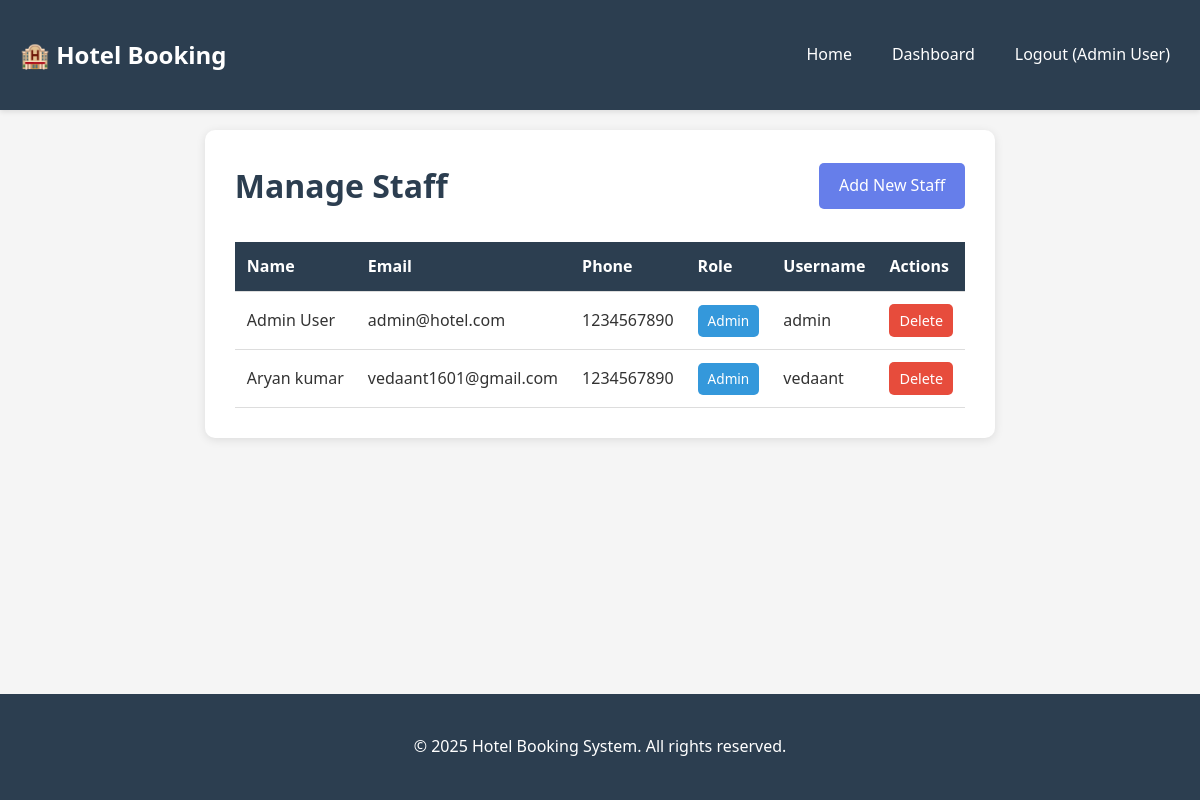
Screenshot of /admin/staff (signed in) with the database file from the repository.
### tables this page shows
CREATE TABLE staff (
    staff_id INTEGER PRIMARY KEY AUTOINCREMENT,
    first_name VARCHAR(100) NOT NULL,
    last_name VARCHAR(100) NOT NULL,
    email VARCHAR(255) UNIQUE NOT NULL,
    phone VARCHAR(20) NOT NULL,
    role VARCHAR(50) NOT NULL CHECK(role IN ('admin', 'manager', 'receptionist', 'housekeeping')),
    username VARCHAR(50) UNIQUE NOT NULL,
    password_hash VARCHAR(255) NOT NULL,
    created_at TIMESTAMP DEFAULT CURRENT_TIMESTAMP
);

### app.py (the view)
@app.route('/admin/staff')
@db.admin_required
def admin_staff():
    conn = db.get_db()
    staff_members = conn.execute('SELECT * FROM staff ORDER BY role, last_name').fetchall()
    conn.close()
    return render_template('admin/staff.html', staff=staff_members)

### database.py (called while the page is built)
def get_db():
    conn = sqlite3.connect(DATABASE)
    conn.row_factory = sqlite3.Row
    return conn

def login_required(f):
    @wraps(f)
    def decorated_function(*args, **kwargs):
        if 'user_id' not in session:
            return redirect(url_for('login'))
        return f(*args, **kwargs)
    return decorated_function

def admin_required(f):
    @wraps(f)
    @login_required
    def decorated_function(*args, **kwargs):
        if session.get('role') != 'admin':
            return redirect(url_for('index'))
        return f(*args, **kwargs)
    return decorated_function

### templates/admin/staff.html (shortened to what this page needs)
{% extends "base.html" %}
{% block content %}
<div class="admin-page">
    <div class="page-header">
        <h1>Manage Staff</h1>
        <a href="{{ url_for('add_staff') }}" class="btn btn-primary">Add New Staff</a>
    </div>
    <table class="data-table">
        <thead>
            <tr>
                <th>Name</th>
                <th>Email</th>
                <th>Phone</th>
                <th>Role</th>
                <th>Username</th>
                <th>Actions</th>
            </tr>
        </thead>
        <tbody>
            {% for member in staff %}
            <tr>
                <td>{{ member.first_name }} {{ member.last_name }}</td>
                <td>{{ member.email }}</td>
                <td>{{ member.phone }}</td>
                <td><span class="role-badge">{{ member.role|title }}</span></td>
                <td>{{ member.username }}</td>
                <td>
                    <a href="{{ url_for('delete_staff', staff_id=member.staff_id) }}"
                       class="btn btn-sm btn-danger"
                       onclick="return confirm('Are you sure you want to delete this staff member?')">Delete</a>
                </td>
            </tr>
            {% endfor %}
        </tbody>
    </table>
</div>
{% endblock %}

### templates/base.html (shortened to what this page needs)
<!DOCTYPE html>
<html lang="en">
<head>
    <link rel="stylesheet" href="{{ url_for('static', filename='css/style.css') }}">
</head>
<body>
    <nav class="navbar">
        <div class="container">
            <div class="nav-brand">
                <a href="{{ url_for('index') }}">🏨 Hotel Booking</a>
            </div>
            <div class="nav-links">
                <a href="{{ url_for('index') }}">Home</a>
                {% if session.user_id %}
                    <a href="{{ url_for('admin_dashboard') }}">Dashboard</a>
                    <a href="{{ url_for('logout') }}">Logout ({{ session.name }})</a>
                {% else %}
                    <a href="{{ url_for('login') }}">Admin Login</a>
                {% endif %}
            </div>
        </div>
    </nav>
    <div class="container">
        {% block content %}{% endblock %}
    </div>
    <footer class="footer">
        <div class="container">
            <p>&copy; 2025 Hotel Booking System. All rights reserved.</p>
        </div>
    </footer>
</body>
</html>

### static/css/style.css (style rules this page uses)
* { margin: 0; padding: 0; box-sizing: border-box; }
body { font-family: 'Segoe UI', Tahoma, Geneva, Verdana, sans-serif; line-height: 1.6; color: #333; background-color: #f5f5f5; min-height: 100vh; display: flex; flex-direction: column; }
.container { max-width: 1200px; margin: 0 auto; padding: 20px; flex: 1; }
.navbar { background-color: #2c3e50; color: white; padding: 1rem 0; box-shadow: 0 2px 5px rgba(0,0,0,0.1); }
.navbar .container { display: flex; justify-content: space-between; align-items: center; }
.nav-brand a { color: white; text-decoration: none; font-size: 1.5rem; font-weight: bold; }
.nav-links { display: flex; gap: 20px; }
.nav-links a { color: white; text-decoration: none; padding: 5px 10px; border-radius: 3px; transition: background-color 0.3s; }
.btn { padding: 10px 20px; border: none; border-radius: 5px; cursor: pointer; font-size: 1rem; text-decoration: none; display: inline-block; transition: all 0.3s; }
.btn-primary { background-color: #667eea; color: white; }
.btn-danger { background-color: #e74c3c; color: white; }
.btn-sm { padding: 5px 10px; font-size: 0.9rem; }
.admin-page { background: white; padding: 30px; border-radius: 10px; box-shadow: 0 2px 10px rgba(0,0,0,0.1); }
.page-header { display: flex; justify-content: space-between; align-items: center; margin-bottom: 30px; }
.page-header h1 { color: #2c3e50; }
.data-table { width: 100%; border-collapse: collapse; margin-top: 20px; background: white; }
.data-table thead { background-color: #2c3e50; color: white; }
.data-table th, .data-table td { padding: 12px; text-align: left; border-bottom: 1px solid #ddd; }
.role-badge { display: inline-block; padding: 5px 10px; border-radius: 5px; background-color: #3498db; color: white; font-size: 0.85rem; }
.footer { background-color: #2c3e50; color: white; text-align: center; padding: 20px 0; margin-top: auto; }
.footer p { margin: 0; }

### rows the page displays
staff: first_name "Admin", last_name "User", email "admin@hotel.com", phone "1234567890", role "Admin", username "admin"
staff: first_name "Aryan", last_name "kumar", email "vedaant1601@gmail.com", phone "1234567890", role "Admin", username "vedaant"

### other values shown
{{ session.name }} "Admin User"
